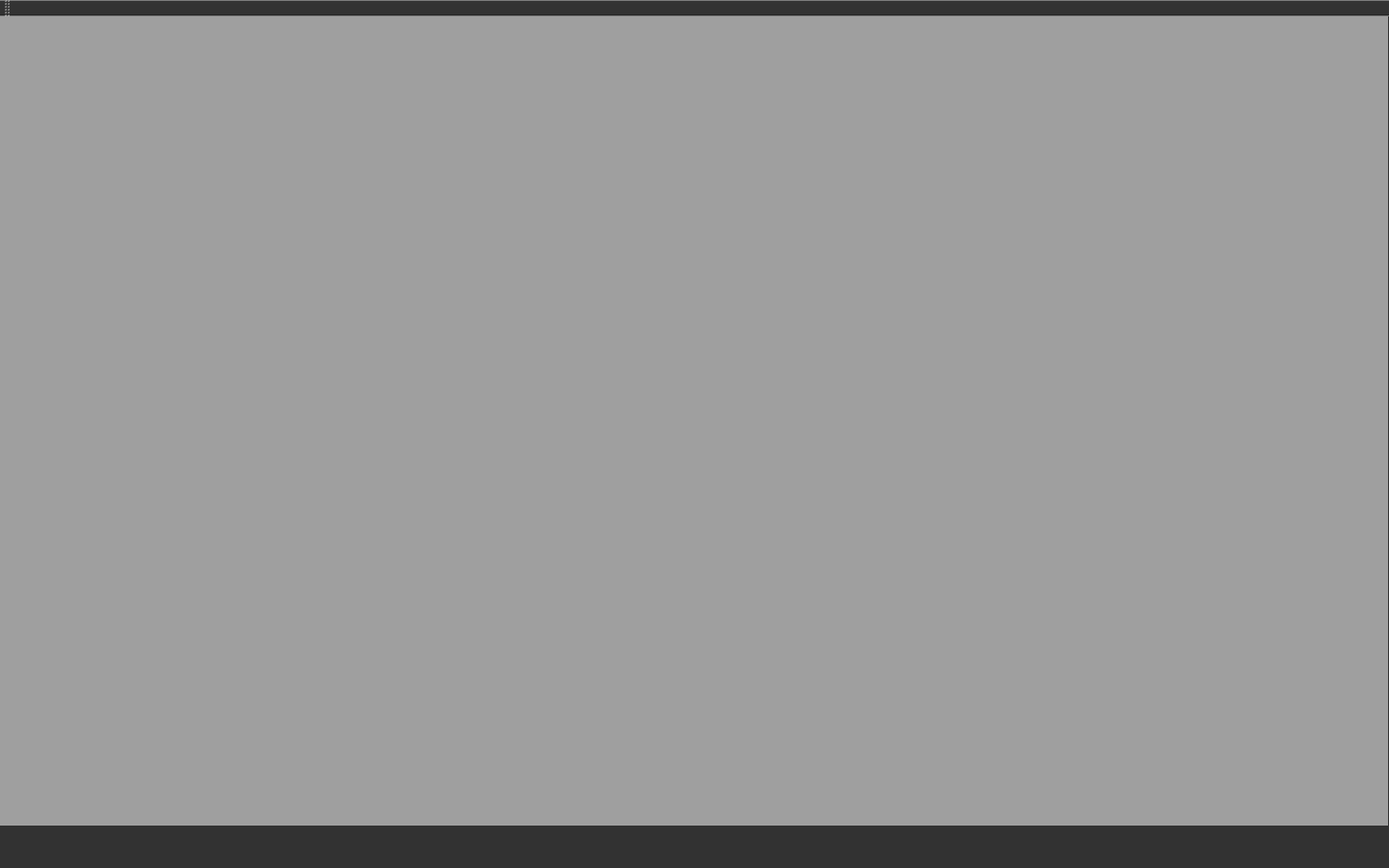
<?xml version="1.0" encoding="UTF-8"?>
<ui version="4.0">
 <class>MainWindow</class>
 <widget class="QMainWindow" name="MainWindow">
  <property name="geometry">
   <rect>
    <x>0</x>
    <y>0</y>
    <width>1440</width>
    <height>900</height>
   </rect>
  </property>
  <property name="windowTitle">
   <string>MainWindow</string>
  </property>
  <property name="styleSheet">
   <string notr="true">background: rgb(50,50,50);
color: white;
font: 14px;

</string>
  </property>
  <widget class="QWidget" name="centralWidget">
   <widget class="QMdiArea" name="mdiArea">
    <property name="geometry">
     <rect>
      <x>-1</x>
      <y>-1</y>
      <width>1440</width>
      <height>840</height>
     </rect>
    </property>
    <property name="styleSheet">
     <string notr="true">background: rgb(15, 15, 15);
color: white;</string>
    </property>
    <property name="viewMode">
     <enum>QMdiArea::TabbedView</enum>
    </property>
    <property name="tabsClosable">
     <bool>true</bool>
    </property>
    <property name="tabsMovable">
     <bool>true</bool>
    </property>
    <property name="tabShape">
     <enum>QTabWidget::Triangular</enum>
    </property>
    <property name="tabPosition">
     <enum>QTabWidget::North</enum>
    </property>
   </widget>
  </widget>
  <widget class="QMenuBar" name="menuBar">
   <property name="geometry">
    <rect>
     <x>0</x>
     <y>0</y>
     <width>1440</width>
     <height>24</height>
    </rect>
   </property>
   <property name="styleSheet">
    <string notr="true">background: rgb(50, 50, 50);
color: white;</string>
   </property>
  </widget>
  <widget class="QToolBar" name="mainToolBar">
   <property name="styleSheet">
    <string notr="true">background: rgb(50, 50, 50);
color: white;</string>
   </property>
   <attribute name="toolBarArea">
    <enum>TopToolBarArea</enum>
   </attribute>
   <attribute name="toolBarBreak">
    <bool>false</bool>
   </attribute>
  </widget>
  <widget class="QStatusBar" name="statusBar"/>
  <action name="action">
   <property name="text">
    <string>Открыть</string>
   </property>
  </action>
  <action name="action_2">
   <property name="text">
    <string>Новый</string>
   </property>
  </action>
  <action name="action_3">
   <property name="text">
    <string>Сохранить</string>
   </property>
  </action>
  <action name="action_4">
   <property name="text">
    <string>Закрыть</string>
   </property>
  </action>
  <action name="action_5">
   <property name="text">
    <string>Выход</string>
   </property>
  </action>
  <action name="action_6">
   <property name="text">
    <string>Геометрия</string>
   </property>
  </action>
  <action name="action_7">
   <property name="text">
    <string>Преобразования</string>
   </property>
  </action>
 </widget>
 <layoutdefault spacing="6" margin="11"/>
 <resources/>
 <connections/>
</ui>
